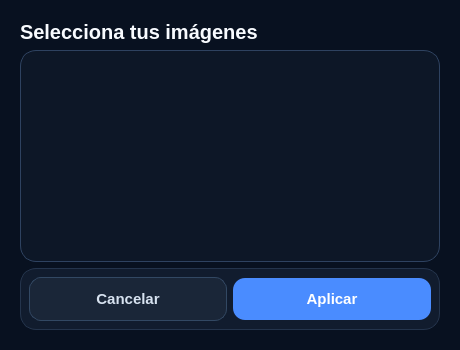
<?xml version="1.0" encoding="UTF-8"?>
<ui version="4.0">
 <class>DialogSeleccionImagenes</class>
 <widget class="QDialog" name="DialogSeleccionImagenes">
  <property name="geometry">
   <rect>
    <x>0</x>
    <y>0</y>
    <width>460</width>
    <height>350</height>
   </rect>
  </property>
  <property name="minimumSize">
   <size>
    <width>460</width>
    <height>350</height>
   </size>
  </property>
  <property name="windowTitle">
   <string>Seleccionar Imágenes</string>
  </property>
  <property name="styleSheet">
   <string notr="true">QDialog#DialogSeleccionImagenes, QWidget {
    background-color: #081120;
    color: #e6edf7;
    font-family: &quot;Segoe UI&quot;;
    font-size: 11pt;
}

QWidget#dlgSelMainContainer {
    background-color: transparent;
}

QWidget#dlgSelButtonsRow {
    background-color: #111c2e;
    border: 1px solid #24344c;
    border-radius: 16px;
}

QLabel#lblSelTitulo {
    color: #f8fbff;
    font-size: 15pt;
    font-weight: 700;
    background: transparent;
    border: none;
}

QListWidget#listSeleccionImagenes {
    background-color: #0d1727;
    color: #e6edf7;
    border: 1px solid #2e4260;
    border-radius: 16px;
    padding: 8px;
    outline: none;
}

QListWidget#listSeleccionImagenes::item {
    background-color: #122036;
    border: 1px solid #233754;
    border-radius: 10px;
    margin: 6px;
    padding: 10px;
}

QListWidget#listSeleccionImagenes::item:selected {
    background-color: #1e3f79;
    border: 1px solid #4a8cff;
    color: white;
}

QPushButton {
    background-color: #4a8cff;
    color: white;
    border: none;
    border-radius: 12px;
    padding: 10px 16px;
    font-weight: 600;
    min-height: 22px;
}

QPushButton:hover {
    background-color: #3a7af0;
}

QPushButton:pressed {
    background-color: #2d67d0;
}

QPushButton#btnCancelarSeleccion {
    background-color: #1a2638;
    border: 1px solid #324863;
    color: #d7e2f0;
}

QPushButton#btnCancelarSeleccion:hover {
    background-color: #22324a;
}

/* Scrollbar vertical */
QScrollBar:vertical {
    background: transparent;
    width: 10px;
    margin: 4px 2px 4px 2px;
}

QScrollBar::handle:vertical {
    background: #425978;
    border-radius: 5px;
    min-height: 30px;
}

QScrollBar::handle:vertical:hover {
    background: #567095;
}

QScrollBar::add-line:vertical, QScrollBar::sub-line:vertical {
    height: 0;
}

/* Scrollbar horizontal */
QScrollBar:horizontal {
    background: transparent;
    height: 10px;
    margin: 2px 4px 2px 4px;
}

QScrollBar::handle:horizontal {
    background: #425978;
    border-radius: 5px;
    min-width: 30px;
}

QScrollBar::handle:horizontal:hover {
    background: #567095;
}

QScrollBar::add-line:horizontal, QScrollBar::sub-line:horizontal {
    width: 0;
}</string>
  </property>
  <layout class="QVBoxLayout" name="verticalLayout">
   <item>
    <widget class="QWidget" name="dlgSelMainContainer" native="true">
     <layout class="QVBoxLayout" name="verticalLayout_2">
      <item>
       <widget class="QLabel" name="lblSelTitulo">
        <property name="text">
         <string>Selecciona tus imágenes</string>
        </property>
       </widget>
      </item>
      <item>
       <widget class="QListWidget" name="listSeleccionImagenes">
        <property name="selectionMode">
         <enum>QAbstractItemView::SelectionMode::NoSelection</enum>
        </property>
       </widget>
      </item>
      <item>
       <widget class="QWidget" name="dlgSelButtonsRow" native="true">
        <layout class="QHBoxLayout" name="horizontalLayout">
         <item>
          <widget class="QPushButton" name="btnCancelarSeleccion">
           <property name="text">
            <string>Cancelar</string>
           </property>
          </widget>
         </item>
         <item>
          <widget class="QPushButton" name="btnAceptarSeleccion">
           <property name="text">
            <string>Aplicar</string>
           </property>
          </widget>
         </item>
        </layout>
       </widget>
      </item>
     </layout>
    </widget>
   </item>
  </layout>
 </widget>
 <resources/>
 <connections/>
</ui>
